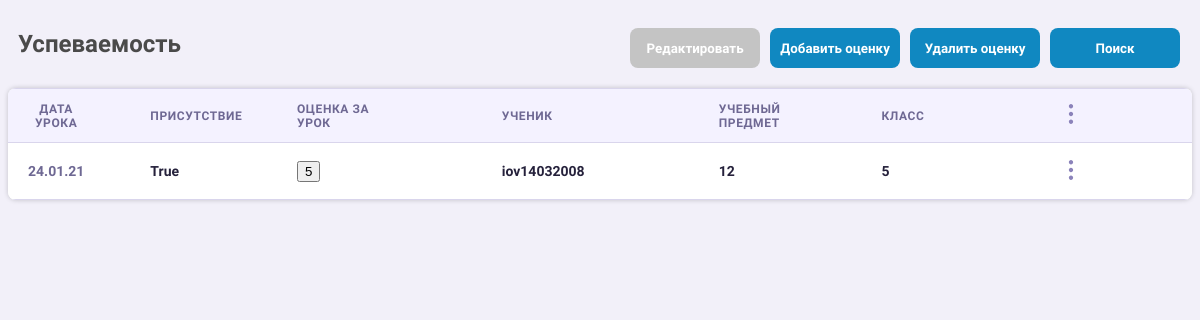
/AcademicPerfomance.html, run on an earlier commit of the app's database.
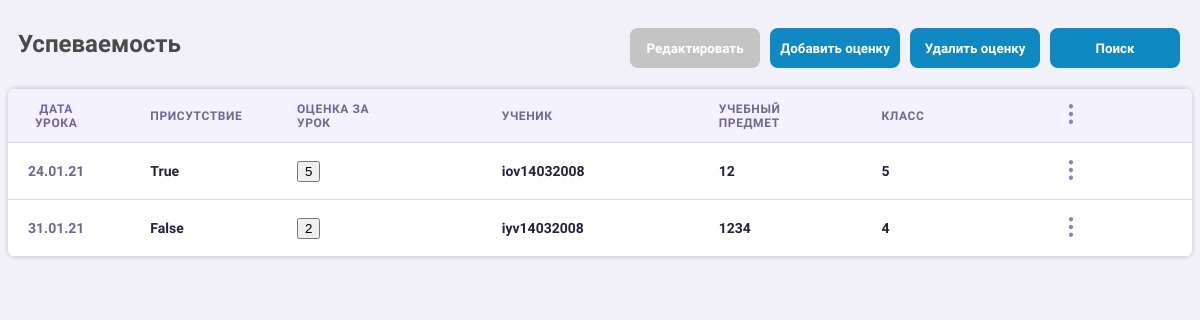
And on a later commit of the database.
### NIR_UD/models.py (models this page shows, shortened)
class AcademicPerformance(models.Model):
    lesson_date = models.CharField(max_length=ACADEMIC_PERFOMANCE_DATE_LEN)  # Дата урока (в формате SQLite)
    is_appeared = models.BooleanField()  # Индикатор присутствия на уроке (есть/нет)
    student_mark = models.IntegerField(max_length=MARK_LEN)  # Оценка за урок (2-5)
    student_id = models.ForeignKey(Students,
                                   on_delete=models.CASCADE)  # ID студента, который связан первичным ключом с таблицей учеников. При удалении корневого объекта удалится и данный экземпляр.
    class_id = models.ForeignKey(Classes,
                                 on_delete=models.CASCADE)  # ID класса, который связан первичным ключом с таблицей классов. При удалении корневого объекта (класса) данный экземпляр обнулится.
    subject_id = models.ForeignKey(AcademicSubjects,
                                   on_delete=models.CASCADE)  # ID предмета (целочисленное поле), связан первичным ключом с таблицей редметов. При удалении удалится и данный экземпляр.
    class Meta:
        verbose_name = 'Оценка за урок'
        verbose_name_plural = 'Таблица успеваемости'

### NIR_UD/views.py (the view)
# urls.py: re_path('AcademicPerfomance.html', views.academic_performance),
@csrf_exempt
def academic_performance(request):
    marks = AcademicPerformance.objects.all()
    return render(request, 'NIR_UD/AcademicPerfomance.html', {'marks': marks})

### NIR_UD/templates/NIR_UD/AcademicPerfomance.html (shortened to what this page needs)
<!DOCTYPE html>
<html lang="ru">
<head>
    <link rel="stylesheet" href="../../../src/static/css/base.css">
</head>
<body>
<div class="parent">
    <div class="head">
        <h2>Успеваемость</h2>
    </div>
    <div class="container">
        <table id="mytable">
            <thead>
            <tr>
                <th>Дата урока</th>
                <th>Присутствие</th>
                <th>Оценка за урок</th>
                <th>Ученик</th>
                <th>Учебный предмет</th>
                <th>Класс</th>
                <th><img src="../../../src/static/img/More.svg" alt=""></th>
            </tr>
            </thead>
            <tbody>
            {% for el in marks %}
                <form method="post">{% csrf_token %}
                    <tr class="success">
                        <td>{{ el.lesson_date }}</td>
                        <td>{{ el.is_appeared }}</td>
                        <td>
                            <button class="i">{{ el.student_mark }}</button>
                        </td>
                        <td>{{ el.student_id_id }}</td>
                        <td>{{ el.subject_id_id }}</td>
                        <td>{{ el.class_id_id }}</td>
                        <td>
                            <div class="dropdown"><img src="../../../src/static/img/More.svg" alt="">
                            </div>
                        </td>
                    </tr>
                </form>
            {% endfor %}
            </tbody>
        </table>
    </div>
    <div class="row3">
        <button class="edit" type="submit">Редактировать</button>
        <button class="add">Добавить оценку</button>
        <button class="delete">Удалить оценку</button>
        <button class="search">Поиск</button>
    </div>
</div>
</body>
</html>

### src/static/css/base.css (style rules this page uses)
body { background-color: #F2F0F9; font-family: 'Raleway', sans-serif; }
.row3 { margin-left: 10%; position: absolute; right: 20px; top: 28px; }
.row3 button { font-family: 'Raleway', sans-serif; width: 130px; height: 40px; -webkit-appearance: none; border-radius: 8px; border: none; color: white; font-weight: 600; cursor: pointer; }
h2 { font-family: 'Raleway', sans-serif; color: #4A4A4A; margin-top: 30px; margin-bottom: 30px; margin-left: 10px; }
.add { margin-right: 6px; background: #1088C1; }
.edit { margin-right: 6px; background: #c4c4c4; position: relative; display: inline-block; }
.edit:after { background: #1088C1; }
.delete { margin-right: 6px; background: #1088C1; }
.search { background: #1088C1; }
.container { display: grid; justify-content: center; align-items: center; }
table { border-collapse: collapse; background-color: #Ffffff; overflow: hidden; box-shadow: 0px 0px 5px rgba(0, 0, 0, 0.2); border-radius: 8px; }
thead tr th { background-color: #F4F2FF; border-bottom: 1px solid #D9D5EC; border-top: 1px solid #D9D5EC; }
th { font-size: 12px; font-weight: 600; border-bottom-color: #D9D5EC; }
th:first-child { color: #6E6893; padding: 13px 65px 12px 20px; letter-spacing: 0.05em; text-transform: uppercase; }
th:nth-child(2) { color: #6E6893; width: 200px; margin-right: 30px; letter-spacing: 0.05em; text-transform: uppercase; text-align: left; }
th:nth-child(3) { color: #6E6893; width: 150px; margin-left: 30px; letter-spacing: 0.05em; text-transform: uppercase; text-align: left; }
th:nth-child(4) { color: #6E6893; width: 104px; padding-left: 104px; letter-spacing: 0.05em; text-transform: uppercase; text-align: left; }
th:nth-child(5) { color: #6E6893; letter-spacing: 0.05em; text-transform: uppercase; text-align: left; }
th:nth-child(6) { color: #6E6893; width: 150px; padding-left: 100px; letter-spacing: 0.05em; text-transform: uppercase; text-align: left; }
th:nth-child(7) { color: #6E6893; width: 150px; padding-right:111px; padding-left:20px; letter-spacing: 0.05em; text-transform: uppercase; text-align: right; }
.success td { margin-top:1px; font-size: 14px; font-weight: 600; background-color: white; color: #25213B; border-bottom: 1px solid #D9D5EC; }
.success td:first-child { color: #6E6893; padding: 20px 65px 20px 20px; }
.success td:nth-child(4) { padding-left: 104px; width: 354px; }
.success td:nth-child(6) { padding-left: 100px; width: 150px; }
.success td:nth-child(7) { text-align: right; width: 150px; padding-right:111px; padding-left:20px; }

What changed in the data, as far as the page shows it:
added AcademicPerformance: lesson_date "31.01.21", is_appeared "False", student_mark "2", student_id_id "iyv14032008", subject_id_id "1234", class_id_id "4"
